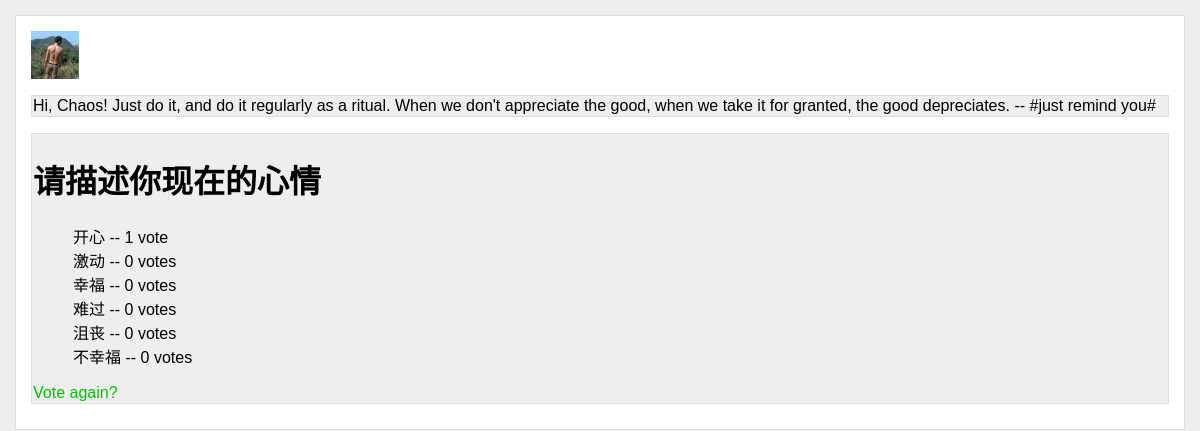
Page /polls/1/results/ on the committed database.
### polls/models.py (models this page shows, shortened)
@python_2_unicode_compatible
class Question(models.Model):
    question_text = models.CharField('问题', max_length=200)
    pub_date = models.DateTimeField('发布日期')
    def was_published_recently(self):
        now = timezone.now()
        return now - datetime.timedelta(days=1) <= self.pub_date <= now
    was_published_recently.admin_order_field = 'pub_date'
    was_published_recently.boolean = True
    was_published_recently.short_description = 'Published recently?'

@python_2_unicode_compatible
class Choice(models.Model):
    question = models.ForeignKey(Question)
    choice_text = models.CharField('选项', max_length=200)
    votes = models.IntegerField('票数', default=0)

### polls/views.py (the view)
# urls.py: url(r'^(?P<pk>[0-9]+)/results/$', views.ResultsView.as_view(), name='results'),
class ResultsView(generic.DetailView):
    model = Question
    template_name = 'polls/results.html'

### polls/templates/polls/results.html
{% extends 'polls/base.html' %}
{% block content %}
<div class="detail">
<h1>{{ question.question_text }}</h1>
<ul>
{% for choice in question.choice_set.all %}
    <li>{{ choice.choice_text }} -- {{ choice.votes }} vote{{ choice.votes|pluralize }}</li>
{% endfor %}
</ul>
<a href="{% url 'polls:detail' question.id %}">Vote again?</a>
</div>
{% endblock %}

### polls/static/polls/style.css (style rules this page uses)
html { background-color: #eee; font-family: "Trebuchet MS", Arial, Helvetica, sans-serif; }
body { background-color: #fff; border: 1px solid #ddd; padding: 15px; margin: 15px; }
a { text-decoration: none; color: #00C600; }
div.detail { margin: 10px auto; text-align: left; font-size: 32px; }
div.detail { margin: 10px auto; background-color: #eee; border: 1px solid #ddd; padding: 1px; font-size: 16px; text-align: left; }
li { list-style: none; }

### rows in the picture
Question: question_text "请描述你现在的心情"
Choice: choice_text "开心", votes "1"
Choice: choice_text "激动", votes "0"
Choice: choice_text "幸福", votes "0"
Choice: choice_text "难过", votes "0"
Choice: choice_text "沮丧", votes "0"
Choice: choice_text "不幸福", votes "0"
